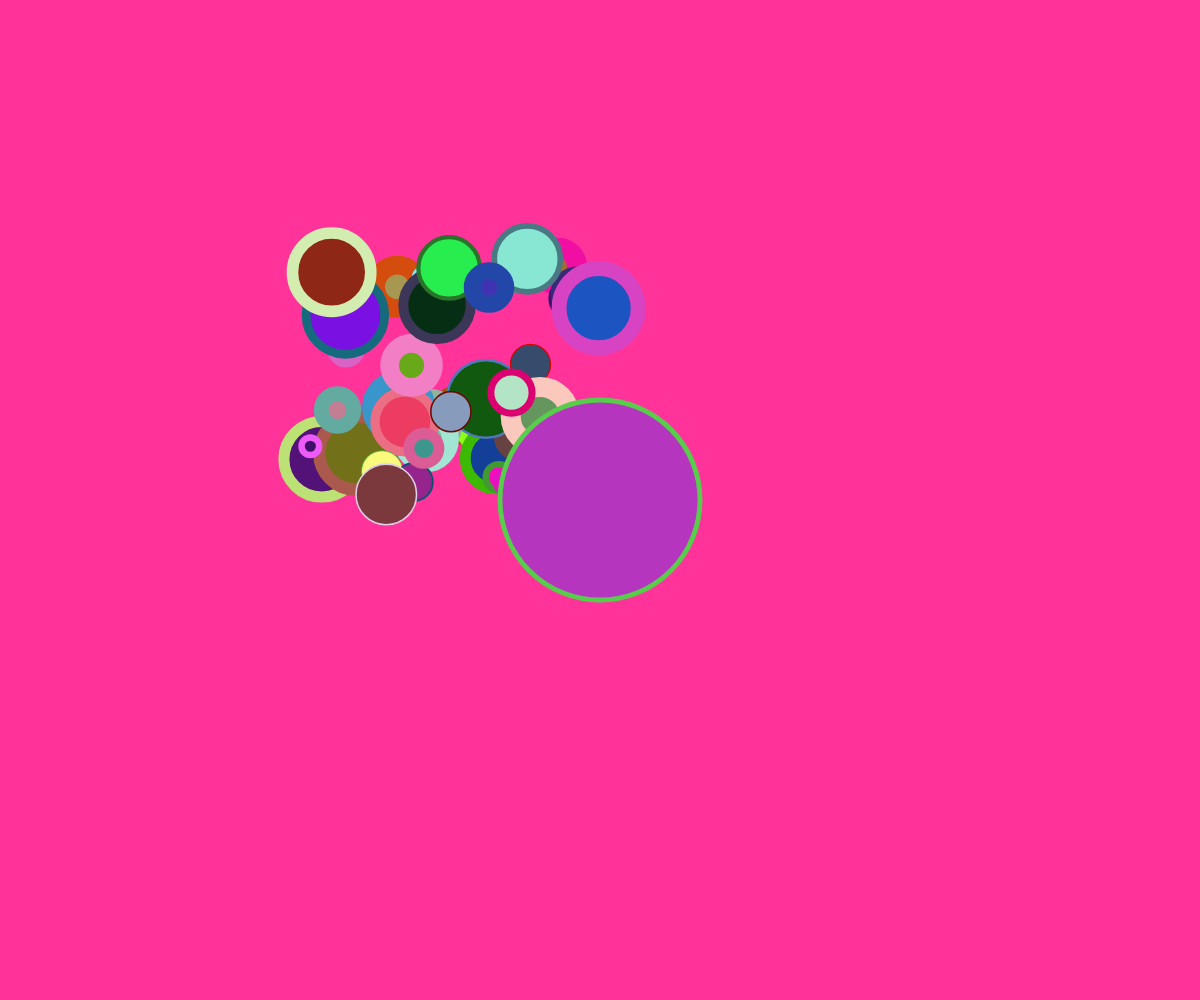
Frame 1 (no input)
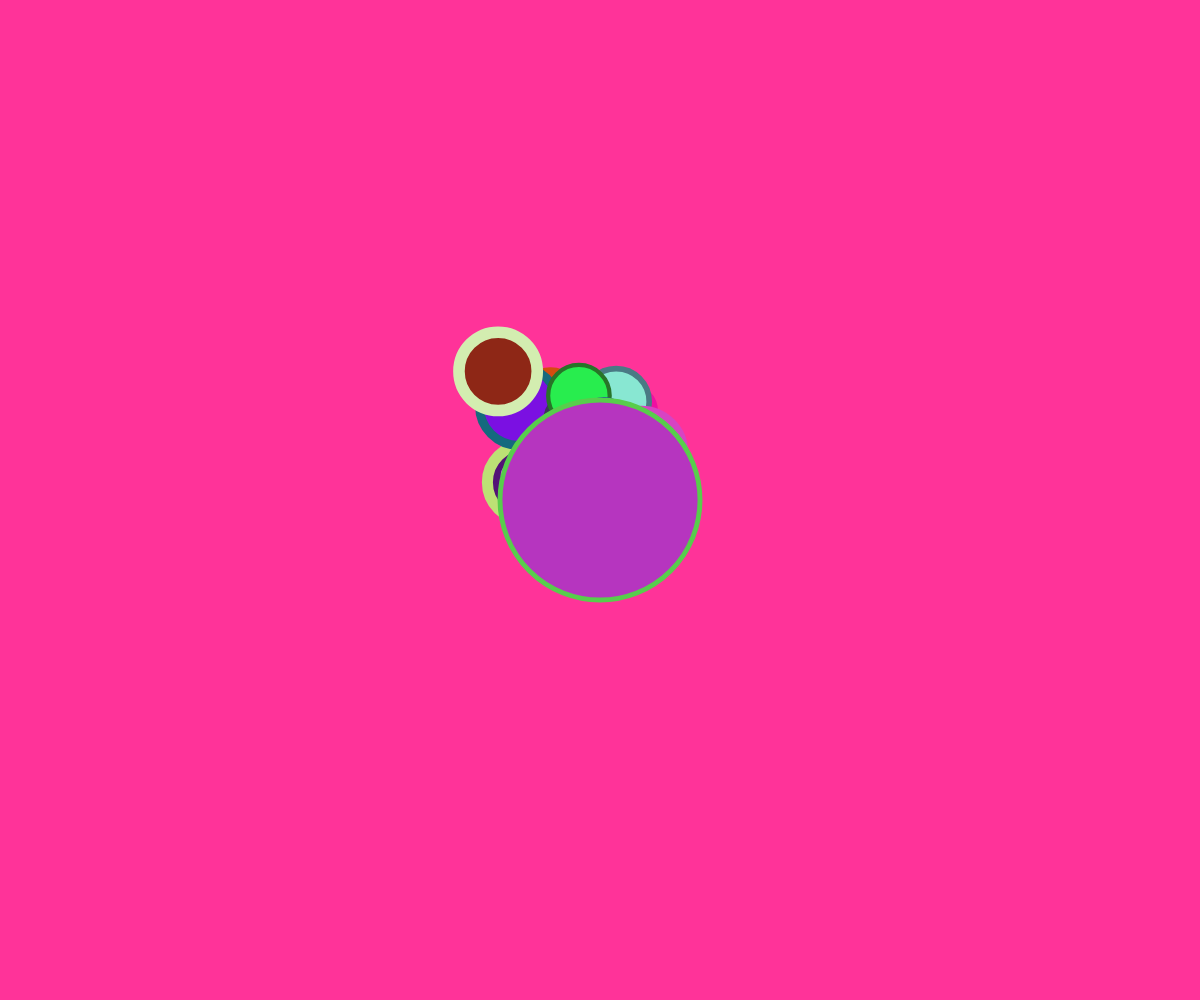
Frame 60 (no input)
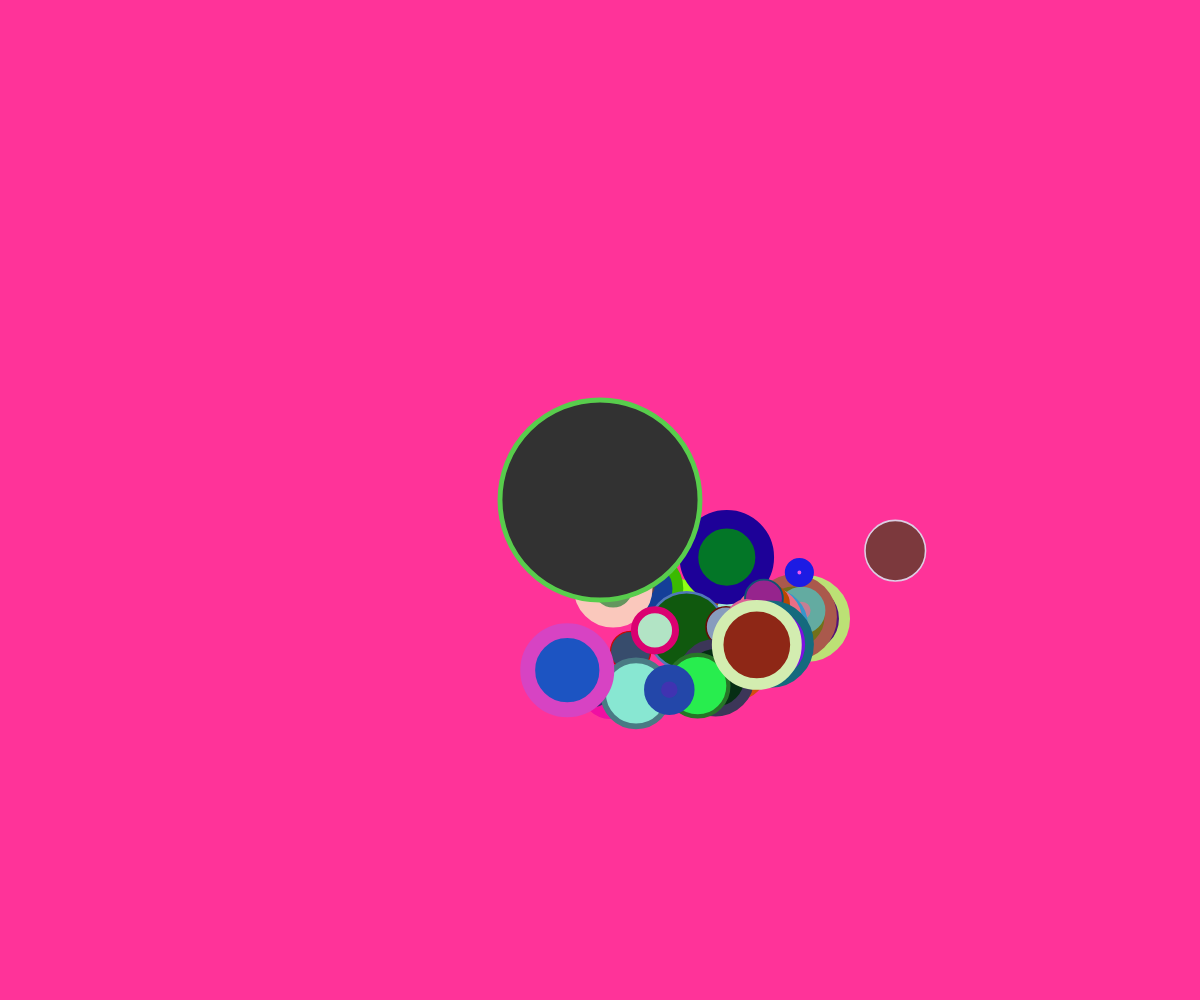
Frame 120 (the mouse pressed at the canvas centre since frame 60)

The p5.js sketch that drew these frames (run headless with seeded random() and noise() and a simulated clock; from frame 60 on, the mouse is pressed at the canvas centre):

// p5.js sketch
// ── sketch.js
// The Nature of Code
// Daniel Shiffman
// http://natureofcode.com

let bg_color_x = 255;
let bg_color_y = 51;
let bg_color_z = 153;

//the max allowed stroke Weight
let stroke_Weight = 20;

let numberOfMovers = 50;

let mover;
let movers= [];
let rgbSetFillMovers = [];
let rgbSetStrokeMovers = [];
let stroke_WeightMovers = [];
let moverMass = 3;
let massMinimum = 1;
let massMaximum = 5;

let attractor;
let attractorSize = 100;
let attractorGravity = 0.5;

let leaveTrail = false;
let rgbSetFillAttractor;
let rgbSetStrokeAttractor;
let stroke_WeightAttractor;

let rgbSetFillMover;
let rgbSetStrokeMover;
let stroke_WeightMover;

function setup() {
  var cnv = createCanvas(windowWidth, windowHeight);
  cnv.style('display', 'block');
  background(bg_color_x, bg_color_y, bg_color_z);

  rgbSetFillAttractor = new colorRGBSet();
  rgbSetStrokeAttractor = new colorRGBSet();
  stroke_WeightAttractor = random(stroke_Weight);

  // rgbSetFillMover = new colorRGBSet();
  // rgbSetStrokeMover = new colorRGBSet();
  // stroke_WeightMover = random(stroke_Weight);

  // mover = new Mover(300, 100, moverMass);
  // mover2 = new Mover(600, 300, moverMass);
  attractor = new Attractor(attractorSize,attractorGravity);

  for (var i = 0; i < numberOfMovers; i++) {
    // Initializing many Mover objects, all with random mass (and all starting at 0,0)
    movers[i] = new Mover(random(width / 4,width / 2), random(height / 4,height / 2), random(massMinimum, massMaximum));
    //movers[i] = new Mover(0, 0, random(massMinimum, massMaximum));
    //random color and stuff
    rgbSetFillMovers[i] = new colorRGBSet();
    rgbSetStrokeMovers[i] = new colorRGBSet();
    stroke_WeightMovers[i] = random(stroke_Weight);
  }  
}


function draw() {

  if (leaveTrail == true) {
    //dont update background color
  }
  else {
    background(bg_color_x, bg_color_y, bg_color_z);
  }

  //[full] Loop through all objects and apply both forces to each object.
  for (var i = 0; i < movers.length; i++) {

    let force = attractor.attract(movers[i]);
    movers[i].applyForce(force);
    movers[i].update();
    movers[i].display(rgbSetFillMovers[i], rgbSetStrokeMovers[i], stroke_WeightMovers[i]);  
  }  

  // let force = attractor.attract(mover);
  // mover.applyForce(force);
  // mover.update();

  // let force2 = attractor.attract(mover2);
  // mover2.applyForce(force2);
  // mover2.update();  

  // attractor.display();
  // mover.display();
  attractor.display(rgbSetFillAttractor, rgbSetStrokeAttractor, stroke_WeightAttractor);
  // mover.display(rgbSetFillMover, rgbSetStrokeMover, stroke_WeightMover);
  // mover2.display(rgbSetFillMover, rgbSetStrokeMover, stroke_WeightMover);

}


function windowResized() {
  resizeCanvas(windowWidth, windowHeight);
  background(bg_color_x, bg_color_y, bg_color_z);
}

function mouseMoved() {
  attractor.handleHover(mouseX, mouseY);
}

function mousePressed() {
  attractor.handlePress(mouseX, mouseY);
}

function mouseDragged() {
  attractor.handleHover(mouseX, mouseY);
  attractor.handleDrag(mouseX, mouseY);
}

function mouseReleased() {
  attractor.stopDragging();
}

// ── attractor.js
// An object for a draggable attractive body in our world

//limit the distance
let constrainMin = 5;
let constrainMax = 25;

class Attractor {
    constructor(attractorSize,attractorGravity) {
        this.position = createVector(width / 2, height / 2);
        this.mass = attractorSize;
        this.G = attractorGravity;
        this.dragOffset = createVector(0, 0);
        this.dragging = false;
        this.rollover = false;
    }

    attract(mover) {
        // Calculate direction of force
        let force = p5.Vector.sub(this.position, mover.position);
        // Distance between objects
        let distance = force.mag();
        // Limiting the distance to eliminate "extreme" results for very close or very far objects
        distance = constrain(distance, constrainMin, constrainMax);

        // Calculate gravitional force magnitude
        let strength = (this.G * this.mass * mover.mass) / (distance * distance);
        // Get force vector --> magnitude * direction
        force.setMag(strength);
        return force;
    }

    // Method to display
    display() {
        ellipseMode(CENTER);
        strokeWeight(4);
        stroke(0);
        if (this.dragging) {
            fill(50);
        } else if (this.rollover) {
            fill(100);
        } else {
            fill(175, 200);
        }
        ellipse(this.position.x, this.position.y, this.mass * 2, this.mass * 2);
    }

    display(rgbSetFill, rgbSetStroke, stroke_Weight) {

        ellipseMode(CENTER);
        strokeWeight(stroke_Weight);
        stroke(rgbSetStroke.red, rgbSetStroke.green, rgbSetStroke.blue);
        if (this.dragging) {
            fill(50);
        } else if (this.rollover) {
            fill(100);
        } else {
            fill(rgbSetFill.red, rgbSetFill.green, rgbSetFill.blue);
        }
        ellipse(this.position.x, this.position.y, this.mass * 2, this.mass * 2);
    }

    // The methods below are for mouse interaction
    handlePress(mx, my) {
        let d = dist(mx, my, this.position.x, this.position.y);
        if (d < this.mass) {
            this.dragging = true;
            this.dragOffset.x = this.position.x - mx;
            this.dragOffset.y = this.position.y - my;
        }
    }

    handleHover(mx, my) {
        let d = dist(mx, my, this.position.x, this.position.y);
        if (d < this.mass) {
            this.rollover = true;
        } else {
            this.rollover = false;
        }
    }

    stopDragging() {
        this.dragging = false;
    }

    handleDrag(mx, my) {
        if (this.dragging) {
            this.position.x = mx + this.dragOffset.x;
            this.position.y = my + this.dragOffset.y;
        }
    }
}
// ── mover.js
let massForRadius = 8;

class colorRGBSet {
    constructor() {
        this.red = random(255);
        this.green = random(255);
        this.blue = random(255);
    }
}

class Mover {
    constructor(x, y, mass) {
        this.mass = mass;
        this.radius = mass * massForRadius;
        this.position = createVector(x, y);
        this.velocity = createVector(1, 0);
        this.acceleration = createVector(0, 0);
    }
    // Newton's 2nd law: F = M * A
    // or A = F / M
    applyForce(force) {
        let f = p5.Vector.div(force, this.mass);
        this.acceleration.add(f);
    }

    update() {
        // Velocity changes according to acceleration
        this.velocity.add(this.acceleration);
        // position changes by velocity
        this.position.add(this.velocity);
        // We must clear acceleration each frame
        this.acceleration.mult(0);
    }

    display() {
        stroke(0);
        strokeWeight(2);
        fill(255, 127);
        ellipse(this.position.x, this.position.y, this.radius * 2);
    }

    display(rgbSetFill, rgbSetStroke, stroke_Weight) {
        stroke(rgbSetStroke.red, rgbSetStroke.green, rgbSetStroke.blue);
        strokeWeight(stroke_Weight);
        fill(rgbSetFill.red, rgbSetFill.green, rgbSetFill.blue);
        ellipse(this.position.x, this.position.y, this.radius * 2);
    }
}
